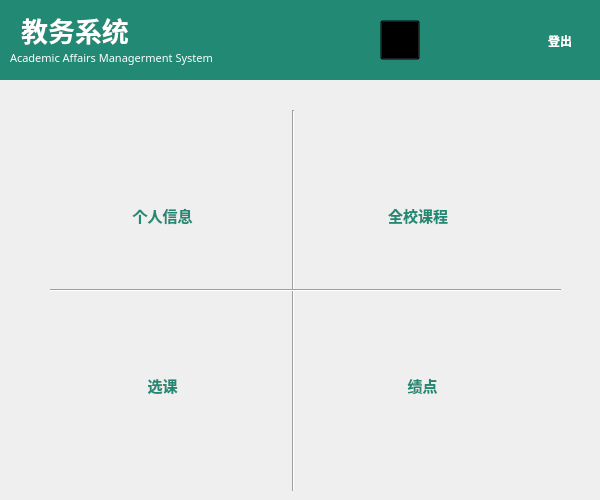
<?xml version="1.0" encoding="UTF-8"?>
<ui version="4.0">
 <class>studentpage</class>
 <widget class="QWidget" name="studentpage">
  <property name="geometry">
   <rect>
    <x>0</x>
    <y>0</y>
    <width>600</width>
    <height>500</height>
   </rect>
  </property>
  <property name="minimumSize">
   <size>
    <width>600</width>
    <height>500</height>
   </size>
  </property>
  <property name="maximumSize">
   <size>
    <width>600</width>
    <height>500</height>
   </size>
  </property>
  <property name="font">
   <font>
    <bold>true</bold>
   </font>
  </property>
  <property name="windowTitle">
   <string>Form</string>
  </property>
  <widget class="QToolButton" name="personal_info">
   <property name="geometry">
    <rect>
     <x>120</x>
     <y>170</y>
     <width>85</width>
     <height>91</height>
    </rect>
   </property>
   <property name="maximumSize">
    <size>
     <width>85</width>
     <height>16777215</height>
    </size>
   </property>
   <property name="font">
    <font>
     <family>华文中宋</family>
     <pointsize>11</pointsize>
     <bold>true</bold>
    </font>
   </property>
   <property name="styleSheet">
    <string notr="true">color:#228974;</string>
   </property>
   <property name="text">
    <string>个人信息</string>
   </property>
   <property name="icon">
    <iconset resource="img.qrc">
     <normaloff>:/new/prefix1/resource/personInfo.png</normaloff>:/new/prefix1/resource/personInfo.png</iconset>
   </property>
   <property name="iconSize">
    <size>
     <width>55</width>
     <height>55</height>
    </size>
   </property>
   <property name="toolButtonStyle">
    <enum>Qt::ToolButtonTextUnderIcon</enum>
   </property>
   <property name="autoRaise">
    <bool>true</bool>
   </property>
  </widget>
  <widget class="QToolButton" name="allCourses">
   <property name="geometry">
    <rect>
     <x>380</x>
     <y>170</y>
     <width>76</width>
     <height>90</height>
    </rect>
   </property>
   <property name="maximumSize">
    <size>
     <width>85</width>
     <height>90</height>
    </size>
   </property>
   <property name="font">
    <font>
     <family>华文中宋</family>
     <pointsize>11</pointsize>
     <bold>true</bold>
    </font>
   </property>
   <property name="styleSheet">
    <string notr="true">color:#228974;</string>
   </property>
   <property name="text">
    <string>全校课程</string>
   </property>
   <property name="icon">
    <iconset resource="img.qrc">
     <normaloff>:/new/prefix1/resource/allCourse.png</normaloff>:/new/prefix1/resource/allCourse.png</iconset>
   </property>
   <property name="iconSize">
    <size>
     <width>55</width>
     <height>55</height>
    </size>
   </property>
   <property name="toolButtonStyle">
    <enum>Qt::ToolButtonTextUnderIcon</enum>
   </property>
   <property name="autoRaise">
    <bool>true</bool>
   </property>
  </widget>
  <widget class="QToolButton" name="courseChoose">
   <property name="geometry">
    <rect>
     <x>120</x>
     <y>340</y>
     <width>85</width>
     <height>91</height>
    </rect>
   </property>
   <property name="maximumSize">
    <size>
     <width>85</width>
     <height>16777215</height>
    </size>
   </property>
   <property name="font">
    <font>
     <family>华文中宋</family>
     <pointsize>11</pointsize>
     <bold>true</bold>
    </font>
   </property>
   <property name="styleSheet">
    <string notr="true">color:#228974;</string>
   </property>
   <property name="text">
    <string>选课</string>
   </property>
   <property name="icon">
    <iconset resource="img.qrc">
     <normaloff>:/new/prefix1/resource/chooseCourse.png</normaloff>:/new/prefix1/resource/chooseCourse.png</iconset>
   </property>
   <property name="iconSize">
    <size>
     <width>60</width>
     <height>60</height>
    </size>
   </property>
   <property name="toolButtonStyle">
    <enum>Qt::ToolButtonTextUnderIcon</enum>
   </property>
   <property name="autoRaise">
    <bool>true</bool>
   </property>
  </widget>
  <widget class="QToolButton" name="score">
   <property name="geometry">
    <rect>
     <x>380</x>
     <y>340</y>
     <width>85</width>
     <height>90</height>
    </rect>
   </property>
   <property name="minimumSize">
    <size>
     <width>85</width>
     <height>90</height>
    </size>
   </property>
   <property name="maximumSize">
    <size>
     <width>85</width>
     <height>90</height>
    </size>
   </property>
   <property name="font">
    <font>
     <family>华文中宋</family>
     <pointsize>11</pointsize>
     <bold>true</bold>
    </font>
   </property>
   <property name="styleSheet">
    <string notr="true">color:#228974;</string>
   </property>
   <property name="text">
    <string>绩点</string>
   </property>
   <property name="icon">
    <iconset resource="img.qrc">
     <normaloff>:/new/prefix1/resource/score.png</normaloff>:/new/prefix1/resource/score.png</iconset>
   </property>
   <property name="iconSize">
    <size>
     <width>60</width>
     <height>60</height>
    </size>
   </property>
   <property name="toolButtonStyle">
    <enum>Qt::ToolButtonTextUnderIcon</enum>
   </property>
   <property name="autoRaise">
    <bool>true</bool>
   </property>
  </widget>
  <widget class="Line" name="line">
   <property name="geometry">
    <rect>
     <x>283</x>
     <y>110</y>
     <width>20</width>
     <height>381</height>
    </rect>
   </property>
   <property name="orientation">
    <enum>Qt::Vertical</enum>
   </property>
  </widget>
  <widget class="Line" name="line_2">
   <property name="geometry">
    <rect>
     <x>50</x>
     <y>280</y>
     <width>511</width>
     <height>20</height>
    </rect>
   </property>
   <property name="orientation">
    <enum>Qt::Horizontal</enum>
   </property>
  </widget>
  <widget class="Line" name="line_3">
   <property name="geometry">
    <rect>
     <x>0</x>
     <y>70</y>
     <width>651</width>
     <height>16</height>
    </rect>
   </property>
   <property name="orientation">
    <enum>Qt::Horizontal</enum>
   </property>
  </widget>
  <widget class="QWidget" name="widget" native="true">
   <property name="geometry">
    <rect>
     <x>0</x>
     <y>0</y>
     <width>601</width>
     <height>80</height>
    </rect>
   </property>
   <property name="styleSheet">
    <string notr="true">background-color:#228974;</string>
   </property>
   <widget class="QLabel" name="label">
    <property name="geometry">
     <rect>
      <x>0</x>
      <y>0</y>
      <width>150</width>
      <height>60</height>
     </rect>
    </property>
    <property name="minimumSize">
     <size>
      <width>150</width>
      <height>60</height>
     </size>
    </property>
    <property name="maximumSize">
     <size>
      <width>100</width>
      <height>40</height>
     </size>
    </property>
    <property name="font">
     <font>
      <family>华文中宋</family>
      <pointsize>20</pointsize>
      <bold>true</bold>
      <kerning>true</kerning>
     </font>
    </property>
    <property name="styleSheet">
     <string notr="true">color:white;
</string>
    </property>
    <property name="text">
     <string>教务系统</string>
    </property>
    <property name="alignment">
     <set>Qt::AlignCenter</set>
    </property>
   </widget>
   <widget class="QLabel" name="label_2">
    <property name="geometry">
     <rect>
      <x>10</x>
      <y>50</y>
      <width>231</width>
      <height>16</height>
     </rect>
    </property>
    <property name="font">
     <font>
      <family>Microsoft Tai Le</family>
      <pointsize>8</pointsize>
      <italic>false</italic>
      <bold>false</bold>
     </font>
    </property>
    <property name="styleSheet">
     <string notr="true">color:white;</string>
    </property>
    <property name="text">
     <string>Academic Affairs Managerment System</string>
    </property>
   </widget>
   <widget class="QWidget" name="horizontalLayoutWidget">
    <property name="geometry">
     <rect>
      <x>380</x>
      <y>10</y>
      <width>201</width>
      <height>61</height>
     </rect>
    </property>
    <layout class="QHBoxLayout" name="horizontalLayout">
     <property name="spacing">
      <number>3</number>
     </property>
     <item>
      <widget class="QToolButton" name="toolButton">
       <property name="enabled">
        <bool>false</bool>
       </property>
       <property name="minimumSize">
        <size>
         <width>40</width>
         <height>40</height>
        </size>
       </property>
       <property name="maximumSize">
        <size>
         <width>40</width>
         <height>40</height>
        </size>
       </property>
       <property name="styleSheet">
        <string notr="true">background-color:transparent;</string>
       </property>
       <property name="text">
        <string/>
       </property>
       <property name="icon">
        <iconset resource="img.qrc">
         <normaloff>:/new/prefix1/resource/head-white.png</normaloff>:/new/prefix1/resource/head-white.png</iconset>
       </property>
       <property name="iconSize">
        <size>
         <width>40</width>
         <height>40</height>
        </size>
       </property>
      </widget>
     </item>
     <item>
      <widget class="QLabel" name="welcom">
       <property name="maximumSize">
        <size>
         <width>100</width>
         <height>40</height>
        </size>
       </property>
       <property name="font">
        <font>
         <family>华文中宋</family>
         <pointsize>12</pointsize>
         <bold>true</bold>
        </font>
       </property>
       <property name="styleSheet">
        <string notr="true">color:white;</string>
       </property>
       <property name="text">
        <string/>
       </property>
      </widget>
     </item>
     <item>
      <spacer name="horizontalSpacer">
       <property name="orientation">
        <enum>Qt::Horizontal</enum>
       </property>
       <property name="sizeType">
        <enum>QSizePolicy::Fixed</enum>
       </property>
       <property name="sizeHint" stdset="0">
        <size>
         <width>15</width>
         <height>20</height>
        </size>
       </property>
      </spacer>
     </item>
     <item>
      <widget class="QToolButton" name="loginOut">
       <property name="font">
        <font>
         <family>华文中宋</family>
         <pointsize>9</pointsize>
         <bold>true</bold>
        </font>
       </property>
       <property name="styleSheet">
        <string notr="true">color:white;</string>
       </property>
       <property name="text">
        <string>登出</string>
       </property>
       <property name="icon">
        <iconset resource="img.qrc">
         <normaloff>:/new/prefix1/resource/logout-white.png</normaloff>:/new/prefix1/resource/logout-white.png</iconset>
       </property>
       <property name="iconSize">
        <size>
         <width>30</width>
         <height>30</height>
        </size>
       </property>
       <property name="toolButtonStyle">
        <enum>Qt::ToolButtonTextUnderIcon</enum>
       </property>
       <property name="autoRaise">
        <bool>true</bool>
       </property>
      </widget>
     </item>
    </layout>
   </widget>
  </widget>
 </widget>
 <resources>
  <include location="img.qrc"/>
 </resources>
 <connections/>
</ui>
